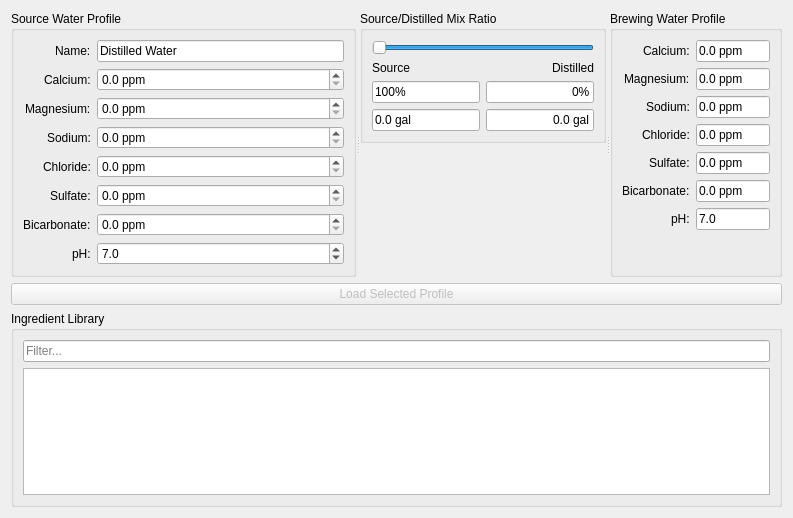
<?xml version="1.0" encoding="UTF-8"?>
<ui version="4.0">
 <class>TabWater</class>
 <widget class="QWidget" name="TabWater">
  <property name="geometry">
   <rect>
    <x>0</x>
    <y>0</y>
    <width>793</width>
    <height>518</height>
   </rect>
  </property>
  <property name="windowTitle">
   <string>Form</string>
  </property>
  <layout class="QGridLayout" name="gridLayout_3">
   <item row="0" column="0">
    <widget class="QSplitter" name="splitter_2">
     <property name="orientation">
      <enum>Qt::Horizontal</enum>
     </property>
     <widget class="QGroupBox" name="sourceWaterGroup">
      <property name="sizePolicy">
       <sizepolicy hsizetype="Preferred" vsizetype="Preferred">
        <horstretch>4</horstretch>
        <verstretch>0</verstretch>
       </sizepolicy>
      </property>
      <property name="title">
       <string>Source Water Profile</string>
      </property>
      <layout class="QFormLayout" name="formLayout">
       <property name="labelAlignment">
        <set>Qt::AlignRight|Qt::AlignTrailing|Qt::AlignVCenter</set>
       </property>
       <item row="0" column="0">
        <widget class="QLabel" name="lbl_name">
         <property name="text">
          <string>Name:</string>
         </property>
        </widget>
       </item>
       <item row="0" column="1">
        <widget class="QLineEdit" name="sourceName">
         <property name="text">
          <string>Distilled Water</string>
         </property>
        </widget>
       </item>
       <item row="1" column="0">
        <widget class="QLabel" name="lbl_calcium">
         <property name="text">
          <string>Calcium:</string>
         </property>
        </widget>
       </item>
       <item row="1" column="1">
        <widget class="QDoubleSpinBox" name="sourceCalcium">
         <property name="suffix">
          <string> ppm</string>
         </property>
         <property name="decimals">
          <number>1</number>
         </property>
         <property name="maximum">
          <double>1000.000000000000000</double>
         </property>
         <property name="singleStep">
          <double>0.100000000000000</double>
         </property>
        </widget>
       </item>
       <item row="2" column="0">
        <widget class="QLabel" name="lbl_magnesium">
         <property name="text">
          <string>Magnesium:</string>
         </property>
        </widget>
       </item>
       <item row="2" column="1">
        <widget class="QDoubleSpinBox" name="sourceMagnesium">
         <property name="suffix">
          <string> ppm</string>
         </property>
         <property name="decimals">
          <number>1</number>
         </property>
         <property name="maximum">
          <double>1000.000000000000000</double>
         </property>
         <property name="singleStep">
          <double>0.100000000000000</double>
         </property>
        </widget>
       </item>
       <item row="3" column="0">
        <widget class="QLabel" name="lbl_sodium">
         <property name="text">
          <string>Sodium:</string>
         </property>
        </widget>
       </item>
       <item row="3" column="1">
        <widget class="QDoubleSpinBox" name="sourceSodium">
         <property name="suffix">
          <string> ppm</string>
         </property>
         <property name="decimals">
          <number>1</number>
         </property>
         <property name="maximum">
          <double>1000.000000000000000</double>
         </property>
         <property name="singleStep">
          <double>0.100000000000000</double>
         </property>
        </widget>
       </item>
       <item row="4" column="0">
        <widget class="QLabel" name="lbl_chloride">
         <property name="text">
          <string>Chloride:</string>
         </property>
        </widget>
       </item>
       <item row="4" column="1">
        <widget class="QDoubleSpinBox" name="sourceChloride">
         <property name="suffix">
          <string> ppm</string>
         </property>
         <property name="decimals">
          <number>1</number>
         </property>
         <property name="maximum">
          <double>1000.000000000000000</double>
         </property>
         <property name="singleStep">
          <double>0.100000000000000</double>
         </property>
        </widget>
       </item>
       <item row="5" column="0">
        <widget class="QLabel" name="lbl_sulfate">
         <property name="text">
          <string>Sulfate:</string>
         </property>
        </widget>
       </item>
       <item row="5" column="1">
        <widget class="QDoubleSpinBox" name="sourceSulfate">
         <property name="suffix">
          <string> ppm</string>
         </property>
         <property name="decimals">
          <number>1</number>
         </property>
         <property name="maximum">
          <double>1000.000000000000000</double>
         </property>
         <property name="singleStep">
          <double>0.100000000000000</double>
         </property>
        </widget>
       </item>
       <item row="6" column="0">
        <widget class="QLabel" name="lbl_bicarbonate">
         <property name="text">
          <string>Bicarbonate:</string>
         </property>
        </widget>
       </item>
       <item row="6" column="1">
        <widget class="QDoubleSpinBox" name="sourceBicarbonate">
         <property name="suffix">
          <string> ppm</string>
         </property>
         <property name="decimals">
          <number>1</number>
         </property>
         <property name="maximum">
          <double>1000.000000000000000</double>
         </property>
         <property name="singleStep">
          <double>0.100000000000000</double>
         </property>
        </widget>
       </item>
       <item row="7" column="0">
        <widget class="QLabel" name="lbl_ph">
         <property name="text">
          <string>pH:</string>
         </property>
        </widget>
       </item>
       <item row="7" column="1">
        <widget class="QDoubleSpinBox" name="sourcePh">
         <property name="decimals">
          <number>1</number>
         </property>
         <property name="maximum">
          <double>14.000000000000000</double>
         </property>
         <property name="singleStep">
          <double>0.100000000000000</double>
         </property>
         <property name="value">
          <double>7.000000000000000</double>
         </property>
        </widget>
       </item>
      </layout>
     </widget>
     <widget class="QWidget" name="layoutWidget">
      <layout class="QVBoxLayout" name="verticalLayout">
       <item>
        <widget class="QGroupBox" name="ratioGroup">
         <property name="sizePolicy">
          <sizepolicy hsizetype="Preferred" vsizetype="Preferred">
           <horstretch>2</horstretch>
           <verstretch>0</verstretch>
          </sizepolicy>
         </property>
         <property name="title">
          <string>Source/Distilled Mix Ratio</string>
         </property>
         <layout class="QGridLayout" name="gridLayout">
          <item row="1" column="0">
           <widget class="QLabel" name="lbl_source">
            <property name="text">
             <string>Source</string>
            </property>
           </widget>
          </item>
          <item row="2" column="1">
           <widget class="QLineEdit" name="distilledPercent">
            <property name="text">
             <string>0%</string>
            </property>
            <property name="alignment">
             <set>Qt::AlignRight|Qt::AlignTrailing|Qt::AlignVCenter</set>
            </property>
            <property name="readOnly">
             <bool>true</bool>
            </property>
           </widget>
          </item>
          <item row="2" column="0">
           <widget class="QLineEdit" name="sourcePercent">
            <property name="text">
             <string>100%</string>
            </property>
            <property name="readOnly">
             <bool>true</bool>
            </property>
           </widget>
          </item>
          <item row="0" column="0" colspan="2">
           <widget class="QSlider" name="ratio">
            <property name="maximum">
             <number>100</number>
            </property>
            <property name="value">
             <number>100</number>
            </property>
            <property name="orientation">
             <enum>Qt::Horizontal</enum>
            </property>
            <property name="invertedAppearance">
             <bool>true</bool>
            </property>
           </widget>
          </item>
          <item row="1" column="1">
           <widget class="QLabel" name="lbl_distilled">
            <property name="text">
             <string>Distilled</string>
            </property>
            <property name="alignment">
             <set>Qt::AlignRight|Qt::AlignTrailing|Qt::AlignVCenter</set>
            </property>
           </widget>
          </item>
          <item row="3" column="0">
           <widget class="QLineEdit" name="sourceVolume">
            <property name="text">
             <string>0.0 gal</string>
            </property>
            <property name="readOnly">
             <bool>true</bool>
            </property>
           </widget>
          </item>
          <item row="3" column="1">
           <widget class="QLineEdit" name="distilledVolume">
            <property name="text">
             <string>0.0 gal</string>
            </property>
            <property name="alignment">
             <set>Qt::AlignRight|Qt::AlignTrailing|Qt::AlignVCenter</set>
            </property>
            <property name="readOnly">
             <bool>true</bool>
            </property>
           </widget>
          </item>
         </layout>
        </widget>
       </item>
       <item>
        <spacer name="verticalSpacer">
         <property name="orientation">
          <enum>Qt::Vertical</enum>
         </property>
         <property name="sizeHint" stdset="0">
          <size>
           <width>20</width>
           <height>40</height>
          </size>
         </property>
        </spacer>
       </item>
      </layout>
     </widget>
     <widget class="QGroupBox" name="sourceWaterGroup_2">
      <property name="sizePolicy">
       <sizepolicy hsizetype="Preferred" vsizetype="Preferred">
        <horstretch>2</horstretch>
        <verstretch>0</verstretch>
       </sizepolicy>
      </property>
      <property name="title">
       <string>Brewing Water Profile</string>
      </property>
      <layout class="QFormLayout" name="formLayout_2">
       <property name="labelAlignment">
        <set>Qt::AlignRight|Qt::AlignTrailing|Qt::AlignVCenter</set>
       </property>
       <item row="0" column="0">
        <widget class="QLabel" name="lbl_calcium_2">
         <property name="text">
          <string>Calcium:</string>
         </property>
        </widget>
       </item>
       <item row="1" column="0">
        <widget class="QLabel" name="lbl_magnesium_2">
         <property name="text">
          <string>Magnesium:</string>
         </property>
        </widget>
       </item>
       <item row="2" column="0">
        <widget class="QLabel" name="lbl_sodium_2">
         <property name="text">
          <string>Sodium:</string>
         </property>
        </widget>
       </item>
       <item row="3" column="0">
        <widget class="QLabel" name="lbl_chloride_2">
         <property name="text">
          <string>Chloride:</string>
         </property>
        </widget>
       </item>
       <item row="4" column="0">
        <widget class="QLabel" name="lbl_sulfate_2">
         <property name="text">
          <string>Sulfate:</string>
         </property>
        </widget>
       </item>
       <item row="5" column="0">
        <widget class="QLabel" name="lbl_bicarbonate_2">
         <property name="text">
          <string>Bicarbonate:</string>
         </property>
        </widget>
       </item>
       <item row="6" column="0">
        <widget class="QLabel" name="lbl_ph_2">
         <property name="text">
          <string>pH:</string>
         </property>
        </widget>
       </item>
       <item row="0" column="1">
        <widget class="QLineEdit" name="mixedCalcium">
         <property name="text">
          <string>0.0 ppm</string>
         </property>
         <property name="readOnly">
          <bool>true</bool>
         </property>
        </widget>
       </item>
       <item row="1" column="1">
        <widget class="QLineEdit" name="mixedMagnesium">
         <property name="text">
          <string>0.0 ppm</string>
         </property>
         <property name="readOnly">
          <bool>true</bool>
         </property>
        </widget>
       </item>
       <item row="2" column="1">
        <widget class="QLineEdit" name="mixedSodium">
         <property name="text">
          <string>0.0 ppm</string>
         </property>
         <property name="readOnly">
          <bool>true</bool>
         </property>
        </widget>
       </item>
       <item row="3" column="1">
        <widget class="QLineEdit" name="mixedChloride">
         <property name="text">
          <string>0.0 ppm</string>
         </property>
         <property name="readOnly">
          <bool>true</bool>
         </property>
        </widget>
       </item>
       <item row="4" column="1">
        <widget class="QLineEdit" name="mixedSulfate">
         <property name="text">
          <string>0.0 ppm</string>
         </property>
         <property name="readOnly">
          <bool>true</bool>
         </property>
        </widget>
       </item>
       <item row="5" column="1">
        <widget class="QLineEdit" name="mixedBicarbonate">
         <property name="text">
          <string>0.0 ppm</string>
         </property>
         <property name="readOnly">
          <bool>true</bool>
         </property>
        </widget>
       </item>
       <item row="6" column="1">
        <widget class="QLineEdit" name="mixedPh">
         <property name="text">
          <string>7.0</string>
         </property>
         <property name="readOnly">
          <bool>true</bool>
         </property>
        </widget>
       </item>
      </layout>
     </widget>
    </widget>
   </item>
   <item row="1" column="0">
    <widget class="QSplitter" name="splitter">
     <property name="orientation">
      <enum>Qt::Horizontal</enum>
     </property>
     <widget class="QPushButton" name="load">
      <property name="enabled">
       <bool>false</bool>
      </property>
      <property name="sizePolicy">
       <sizepolicy hsizetype="Minimum" vsizetype="Fixed">
        <horstretch>1</horstretch>
        <verstretch>0</verstretch>
       </sizepolicy>
      </property>
      <property name="text">
       <string>Load Selected Profile</string>
      </property>
     </widget>
    </widget>
   </item>
   <item row="2" column="0">
    <widget class="QGroupBox" name="group_fermentables">
     <property name="title">
      <string>Ingredient Library</string>
     </property>
     <layout class="QGridLayout" name="gridLayout_2">
      <item row="0" column="0">
       <widget class="QLineEdit" name="filter">
        <property name="placeholderText">
         <string>Filter...</string>
        </property>
       </widget>
      </item>
      <item row="1" column="0">
       <widget class="QTableView" name="library">
        <property name="sizePolicy">
         <sizepolicy hsizetype="Expanding" vsizetype="Expanding">
          <horstretch>0</horstretch>
          <verstretch>0</verstretch>
         </sizepolicy>
        </property>
        <property name="editTriggers">
         <set>QAbstractItemView::NoEditTriggers</set>
        </property>
        <property name="alternatingRowColors">
         <bool>true</bool>
        </property>
        <property name="selectionMode">
         <enum>QAbstractItemView::SingleSelection</enum>
        </property>
        <property name="selectionBehavior">
         <enum>QAbstractItemView::SelectRows</enum>
        </property>
        <property name="sortingEnabled">
         <bool>true</bool>
        </property>
       </widget>
      </item>
     </layout>
    </widget>
   </item>
  </layout>
 </widget>
 <tabstops>
  <tabstop>sourceName</tabstop>
  <tabstop>sourceCalcium</tabstop>
  <tabstop>sourceMagnesium</tabstop>
  <tabstop>sourceSodium</tabstop>
  <tabstop>sourceChloride</tabstop>
  <tabstop>sourceSulfate</tabstop>
  <tabstop>sourceBicarbonate</tabstop>
  <tabstop>sourcePh</tabstop>
  <tabstop>ratio</tabstop>
  <tabstop>load</tabstop>
  <tabstop>filter</tabstop>
  <tabstop>library</tabstop>
  <tabstop>sourcePercent</tabstop>
  <tabstop>distilledPercent</tabstop>
  <tabstop>mixedCalcium</tabstop>
  <tabstop>mixedMagnesium</tabstop>
  <tabstop>mixedSodium</tabstop>
  <tabstop>mixedChloride</tabstop>
  <tabstop>mixedSulfate</tabstop>
  <tabstop>mixedBicarbonate</tabstop>
  <tabstop>mixedPh</tabstop>
 </tabstops>
 <resources/>
 <connections/>
</ui>
